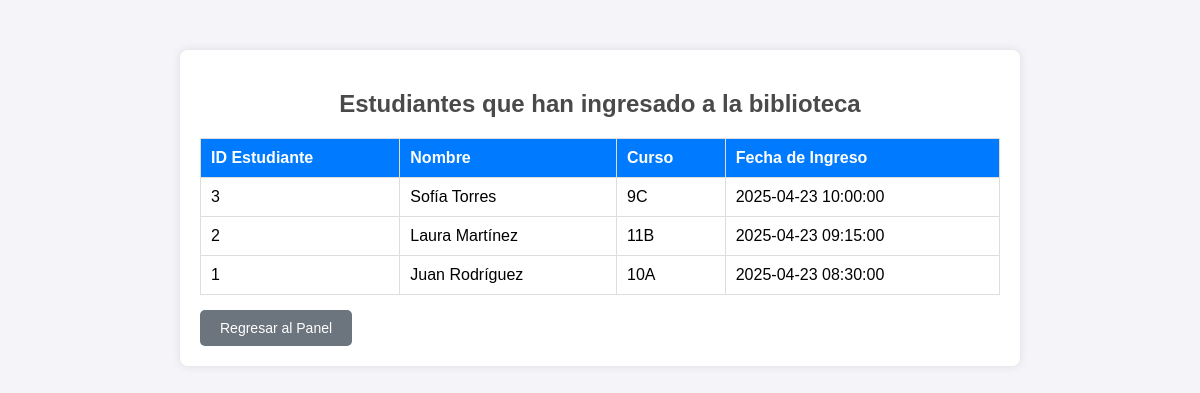
Page /admin_empresa/ver_estudiantes.php (signed in) on the committed database.
### tables this page shows
CREATE TABLE `ingreso` (
  `ID_ingreso` int(11) NOT NULL,
  `FECHA_HORA` datetime NOT NULL,
  `ID_estudiante` int(11) NOT NULL
);

CREATE TABLE `estudiantes` (
  `ID_estudiante` int(11) NOT NULL,
  `Nombre` varchar(100) NOT NULL,
  `codigo_barra` varchar(50) NOT NULL,
  `curso` varchar(50) NOT NULL
);

### admin_empresa/ver_estudiantes.php (the view, shortened to what this page needs)
<?php
include '../config/conexion.php';
$id_empresa = $_SESSION['id_empresa'];
$queryEstudiantes = "
    SELECT e.ID_estudiante, e.Nombre AS nombre_estudiante, e.curso, i.FECHA_HORA AS fecha_ingreso
    FROM ingreso i
    JOIN estudiantes e ON i.ID_estudiante = e.ID_estudiante
    JOIN licencia l ON l.ID_empresa = '$id_empresa'
    WHERE l.ID_empresa = '$id_empresa'
    ORDER BY i.FECHA_HORA DESC";
$resultEstudiantes = mysqli_query($conn, $queryEstudiantes);
?>
<!DOCTYPE html>
<html>
<head>
</head>
<body>
    <div class="container">
        <h2>Estudiantes que han ingresado a la biblioteca</h2>
        <table>
            <thead>
                <tr>
                    <th>ID Estudiante</th>
                    <th>Nombre</th>
                    <th>Curso</th>
                    <th>Fecha de Ingreso</th>
                </tr>
            </thead>
            <tbody>
                <?php while ($estudiante = mysqli_fetch_assoc($resultEstudiantes)) { ?>
                    <tr>
                        <td><?php echo $estudiante['ID_estudiante']; ?></td>
                        <td><?php echo $estudiante['nombre_estudiante']; ?></td>
                        <td><?php echo $estudiante['curso']; ?></td>
                        <td><?php echo $estudiante['fecha_ingreso']; ?></td>
                    </tr>
                <?php } ?>
            </tbody>
        </table>
        <a href="index.php" class="back-button">Regresar al Panel</a>
    </div>
</body>
</html>

### admin_empresa/ver_estudiantes.php (style rules this page uses)
body { font-family: Arial, sans-serif; background-color: #f4f4f9; margin: 0; padding: 0; }
.container { max-width: 800px; margin: 50px auto; background: #fff; padding: 20px; border-radius: 8px; box-shadow: 0 0 10px rgba(0, 0, 0, 0.1); }
h2 { text-align: center; color: #4a4a4a; }
table { width: 100%; border-collapse: collapse; margin-top: 20px; }
table th, table td { border: 1px solid #ddd; padding: 10px; text-align: left; }
table th { background-color: #007bff; color: #fff; }
.back-button { display: inline-block; margin-top: 15px; padding: 10px 20px; font-size: 14px; color: #fff; background-color: #6c757d; border: none; border-radius: 5px; text-decoration: none; text-align: center; cursor: pointer; }

### rows in the picture
ingreso: ID_estudiante.ID_estudiante "3", ID_estudiante.Nombre "Sofía Torres", ID_estudiante.curso "9C", FECHA_HORA "2025-04-23 10:00:00"
ingreso: ID_estudiante.ID_estudiante "2", ID_estudiante.Nombre "Laura Martínez", ID_estudiante.curso "11B", FECHA_HORA "2025-04-23 09:15:00"
ingreso: ID_estudiante.ID_estudiante "1", ID_estudiante.Nombre "Juan Rodríguez", ID_estudiante.curso "10A", FECHA_HORA "2025-04-23 08:30:00"
